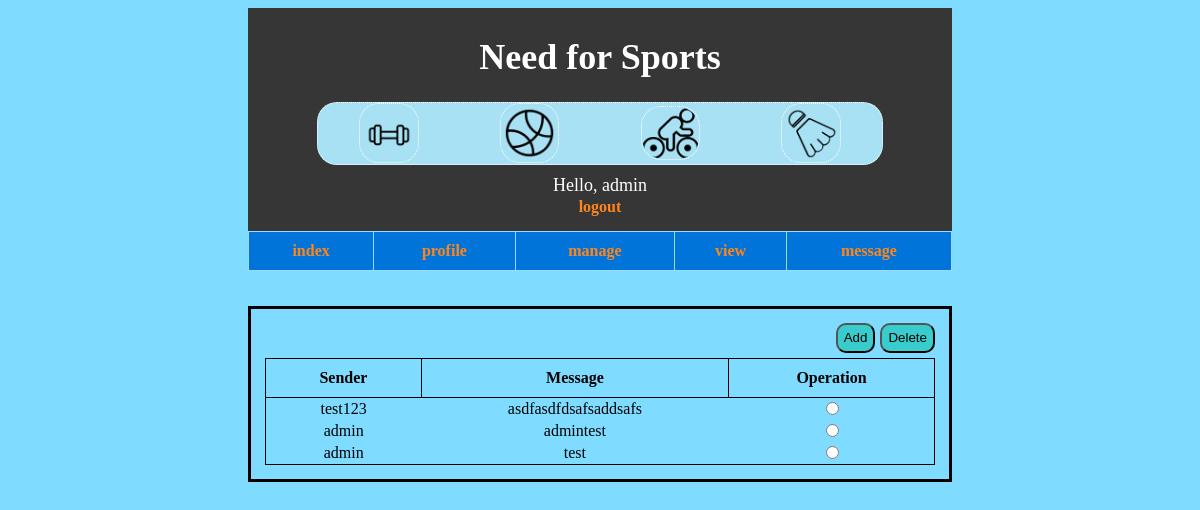
/message.php (signed in), run on an earlier commit of the app's database.
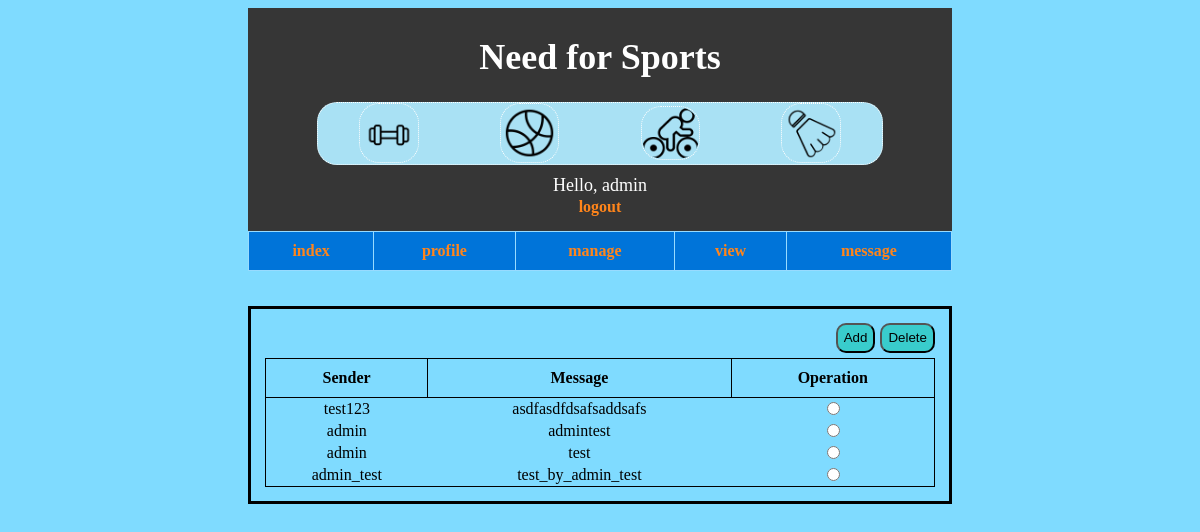
And on a later commit of the database.
### tables this page shows
CREATE TABLE `message` (
  `id` int(200) NOT NULL,
  `from_user` varchar(200) NOT NULL,
  `to_user` varchar(200) NOT NULL,
  `message` varchar(20) NOT NULL
);

### parts/message.php (the view)
<?php
$username = $_SESSION['username'];
$sql_message = "SELECT * FROM message WHERE to_user = '$username'";
if (!$result = $mysqli->query($sql_message)) {
    echo "Error <br>";
    echo $sql_message;
}
echo "<div style=\"border: solid;text-align: center;margin-top:5%;padding-left: 2%;padding-right: 2%; padding-top: 2%; padding-bottom: 2%\">";
echo "<form action = './message.php' method = 'post' style='text-align: right'>";
echo "<button class='btn' style='margin-right: 5px' type=\"submit\" name=\"add\">Add</button>";
echo "<button class='btn' type=\"submit\" name=\"delete\">Delete</button>";
echo "<table style='margin-top: 5px'>";
echo "   <tr>";
echo "       <th>Sender</th>";
echo "       <th>Message</th>";
echo "       <th>Operation</th>";
echo "   </tr>";
while ($row = $result->fetch_assoc()) {
    $from = $row['from_user'];
    $message = $row['message'];
    $id = $row['id'];
    echo "<tr>";
    echo "<td>$from</td>";
    echo "<td>$message</td>";
    echo "<td><input type='radio' name='select_id' value='$id'></td>";
    echo "</tr>";
}
echo "</form>";
echo "</div>";
?>

### parts/pageTop.php (shortened to what this page needs)
<?php
$username = $_SESSION['username'];
$runsql = "SELECT * FROM sportsheader";
if (!$result = $mysqli->query($runsql)) {
    echo "Error";
}
$titles = array();
$images = array();
while ($row = $result->fetch_assoc()) {
    $title = $row['title'];
    $image = $row['image'];
    $titles[] = $title;
    $images[] = $image;
}
$title = "Need for Sports";
function displayHeadImg($titles, $images)
{
    echo "<section id = \"headsection\">";
    for ($i = 0; $i < count($titles); $i++) {
        echo "<img class = \"Imgtest_title\" src = \"$images[$i].png\">";
    }
    echo "</section>";
}
echo "<header style='padding-bottom: 2%'>";
echo "<div style='padding-top: .5%'>";
echo "<h1>$title</h1>";
echo "</div>";
displayHeadImg($titles, $images);
echo "<div style='margin-top: 10px'>";
if (isset($username)) {
    echo "Hello, $username<br>";
    echo "<a href='logout.php'>logout</a>";
}
echo "</div>";
echo "</header>";

### parts/pageNav.php
<?php
function showNav($titles)
{
    echo "<nav>";
    echo "<table>";
    echo "<div class = \"nav_bar\">";
    for ($i = 0; $i < count($titles); $i++) {
        echo "<th><a href=\"$titles[$i].php\">$titles[$i]</a></th>";
    }
    echo "</div>";
    echo "</table>";
    echo "</nav>";
}
showNav($titles_nav);

What changed in the data, as far as the page shows it:
added message: from_user "admin_test", message "test_by_admin_test"
